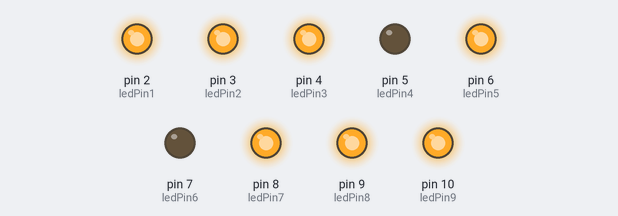
Bench run of a sketch on a simulated Arduino Uno, built with avr-gcc and run on an emulated ATmega328P. On the bench: output pins drawn as LEDs (lit = HIGH).

Above: at 0.1 s.
Timing chart, 0 to 1.6 s (numbered marks = the images above):
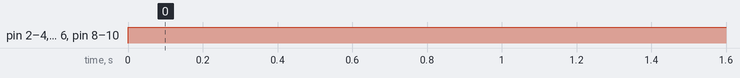

Measured:
- by itself, pin 2 (ledPin1), pin 3 (ledPin2), pin 4 (ledPin3), pin 6 (ledPin5), pin 8 (ledPin7), pin 9 (ledPin8), pin 10 (ledPin9): LOW → HIGH at 0.00 s

The sketch:

function.ino
```cpp
int ledPin1 = 2;
int ledPin2 = 3;
int ledPin3 = 4;
int ledPin4 = 5;
int ledPin5 = 6;
int ledPin6 = 7;
int ledPin7 = 8;
int ledPin8 = 9;
int ledPin9 = 10;
int duration=2000;

void setup()
{
  pinMode(ledPin1, OUTPUT);
  pinMode(ledPin2, OUTPUT);
  pinMode(ledPin3, OUTPUT);
  pinMode(ledPin4, OUTPUT);
  pinMode(ledPin5, OUTPUT);
  pinMode(ledPin6, OUTPUT);
  pinMode(ledPin7, OUTPUT);
  pinMode(ledPin8, OUTPUT);
  pinMode(ledPin9, OUTPUT);
}

void loop()
{
    H();/*letter H*/
    delay(duration);

}

void H(){
    digitalWrite(ledPin1, HIGH);
    digitalWrite(ledPin2, HIGH);
    digitalWrite(ledPin3, HIGH);
    digitalWrite(ledPin4, LOW);
    digitalWrite(ledPin5, HIGH);
    digitalWrite(ledPin6, LOW);
    digitalWrite(ledPin7, HIGH);
    digitalWrite(ledPin8, HIGH);
    digitalWrite(ledPin9, HIGH);
}
```
